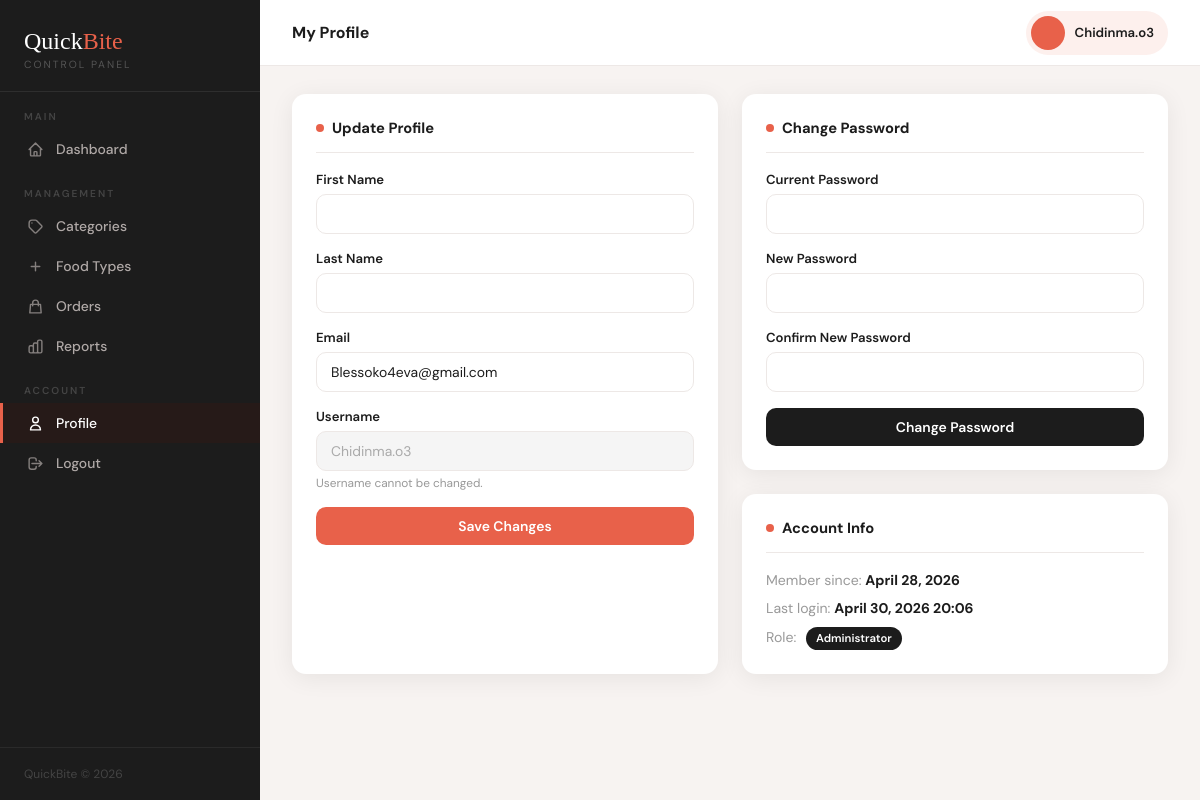
The page /admin-panel/profile/ (signed in) on the database as committed earlier.
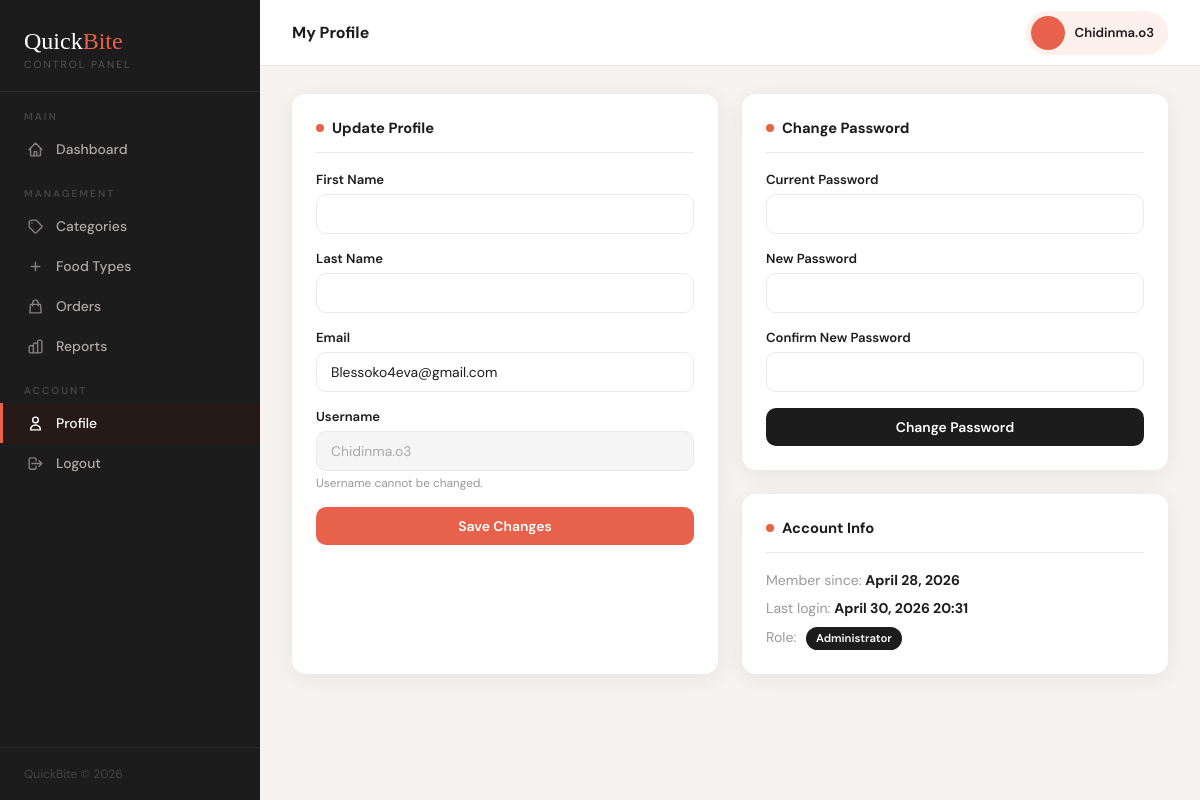
The same page on the database as committed later.
### accounts/models.py (models this page shows, shortened)
class CustomUser(AbstractUser):
    ROLE_CHOICES = [
        ('customer', 'Customer'),
        ('owner', 'Restaurant Owner'),
        ('admin', 'Admin'),
    ]
    role = models.CharField(max_length=20, choices=ROLE_CHOICES, default='customer')
    phone = models.CharField(max_length=20, blank=True)
    address = models.TextField(blank=True)

### adminpanel/views.py (the view, shortened to what this page needs)
# urls.py: path('profile/', views.profile, name='profile'),
@login_required
@user_passes_test(is_admin)
def profile(request):
    return render(request, 'adminpanel/profile.html', {'user': request.user})

### adminpanel/views.py (called while the page is built)
def is_admin(user):
    return user.is_authenticated and user.is_staff

### templates/adminpanel/profile.html (shortened to what this page needs)
{% extends 'adminpanel/base.html' %}
{% block page_title %}My Profile{% endblock %}
{% block content %}
<div class="grid-2">
    <div class="card">
        <div class="card-title">Update Profile</div>
        <form method="POST">
            <div class="form-group">
                <label class="form-label">First Name</label>
                <input type="text" name="first_name" class="form-control" value="{{ user.first_name }}">
            </div>
            <div class="form-group">
                <label class="form-label">Last Name</label>
                <input type="text" name="last_name" class="form-control" value="{{ user.last_name }}">
            </div>
            <div class="form-group">
                <label class="form-label">Email</label>
                <input type="email" name="email" class="form-control" value="{{ user.email }}">
            </div>
            <div class="form-group">
                <label class="form-label">Username</label>
                <input type="text" class="form-control" value="{{ user.username }}" disabled>
                <div class="form-hint">Username cannot be changed.</div>
            </div>
            <button type="submit" class="btn btn-primary">Save Changes</button>
        </form>
    </div>
    <div class="col-stack">
        <div class="card">
            <div class="card-title">Change Password</div>
            <form method="POST">
                <div class="form-group">
                    <label class="form-label">Current Password</label>
                    <input type="password" name="old_password" class="form-control" required>
                </div>
                <div class="form-group">
                    <label class="form-label">New Password</label>
                    <input type="password" name="new_password" class="form-control" required>
                </div>
                <div class="form-group">
                    <label class="form-label">Confirm New Password</label>
                    <input type="password" name="confirm_password" class="form-control" required>
                </div>
                <button type="submit" class="btn btn-dark">Change Password</button>
            </form>
        </div>
        <div class="card">
            <div class="card-title">Account Info</div>
            <p style="margin-bottom:10px; font-size:0.88rem;">
                <span style="color:var(--text-light);">Member since:</span>
                <strong> {{ user.date_joined|date:"F d, Y" }}</strong>
            </p>
            <p style="margin-bottom:10px; font-size:0.88rem;">
                <span style="color:var(--text-light);">Last login:</span>
                <strong> {{ user.last_login|date:"F d, Y H:i"|default:"Never" }}</strong>
            </p>
            <p style="font-size:0.88rem;">
                <span style="color:var(--text-light);">Role:</span>
                <span class="badge" style="background:var(--sidebar-bg); color:white; margin-left:6px;">Administrator</span>
            </p>
        </div>
    </div>
</div>
{% endblock %}

### templates/adminpanel/base.html (shortened to what this page needs)
<!DOCTYPE html>
<html lang="en">
<head>
</head>
<body>
<nav id="sidebar">
    <div class="sidebar-brand">
        <div class="logo-text">Quick<span>Bite</span></div>
        <div class="logo-sub">Control Panel</div>
    </div>
    <div class="nav-section">Main</div>
    <a href="{% url 'adminpanel:dashboard' %}" class="nav-link {% if request.resolver_match.url_name == 'dashboard' %}active{% endif %}">
        <svg fill="none" stroke="currentColor" viewBox="0 0 24 24"><path stroke-linecap="round" stroke-linejoin="round" stroke-width="2" d="M3 12l2-2m0 0l7-7 7 7M5 10v10a1 1 0 001 1h3m10-11l2 2m-2-2v10a1 1 0 01-1 1h-3m-6 0a1 1 0 001-1v-4a1 1 0 011-1h2a1 1 0 011 1v4a1 1 0 001 1m-6 0h6"/></svg>
        Dashboard
    </a>
    <div class="nav-section">Management</div>
    <a href="{% url 'adminpanel:categories' %}" class="nav-link {% if request.resolver_match.url_name == 'categories' %}active{% endif %}">
        <svg fill="none" stroke="currentColor" viewBox="0 0 24 24"><path stroke-linecap="round" stroke-linejoin="round" stroke-width="2" d="M7 7h.01M7 3h5c.512 0 1.024.195 1.414.586l7 7a2 2 0 010 2.828l-7 7a2 2 0 01-2.828 0l-7-7A1.994 1.994 0 013 12V7a4 4 0 014-4z"/></svg>
        Categories
    </a>
    <a href="{% url 'adminpanel:food_types' %}" class="nav-link {% if request.resolver_match.url_name == 'food_types' %}active{% endif %}">
        <svg fill="none" stroke="currentColor" viewBox="0 0 24 24"><path stroke-linecap="round" stroke-linejoin="round" stroke-width="2" d="M12 6v6m0 0v6m0-6h6m-6 0H6"/></svg>
        Food Types
    </a>
    <a href="{% url 'adminpanel:orders' %}" class="nav-link {% if request.resolver_match.url_name == 'orders' %}active{% endif %}">
        <svg fill="none" stroke="currentColor" viewBox="0 0 24 24"><path stroke-linecap="round" stroke-linejoin="round" stroke-width="2" d="M16 11V7a4 4 0 00-8 0v4M5 9h14l1 12H4L5 9z"/></svg>
        Orders
    </a>
    <a href="{% url 'adminpanel:reports' %}" class="nav-link {% if request.resolver_match.url_name == 'reports' %}active{% endif %}">
        Reports
    </a>
    <div class="nav-section">Account</div>
    <a href="{% url 'adminpanel:profile' %}" class="nav-link {% if request.resolver_match.url_name == 'profile' %}active{% endif %}">
        <svg fill="none" stroke="currentColor" viewBox="0 0 24 24"><path stroke-linecap="round" stroke-linejoin="round" stroke-width="2" d="M16 7a4 4 0 11-8 0 4 4 0 018 0zM12 14a7 7 0 00-7 7h14a7 7 0 00-7-7z"/></svg>
        Profile
    </a>
    <a href="{% url 'logout' %}" class="nav-link">
        <svg fill="none" stroke="currentColor" viewBox="0 0 24 24"><path stroke-linecap="round" stroke-linejoin="round" stroke-width="2" d="M17 16l4-4m0 0l-4-4m4 4H7m6 4v1a3 3 0 01-3 3H6a3 3 0 01-3-3V7a3 3 0 013-3h4a3 3 0 013 3v1"/></svg>
        Logout
    </a>
    <div class="sidebar-footer">QuickBite &copy; 2026</div>
</nav>
<div id="main">
    <div class="topbar">
        <div class="topbar-title">{% block page_title %}Dashboard{% endblock %}</div>
        <div class="admin-badge">
            <div class="admin-avatar">{{ request.user.first_name|first|upper }}{{ request.user.last_name|first|upper }}</div>
            <div class="admin-name">{{ request.user.get_full_name|default:request.user.username }}</div>
        </div>
    </div>
    <div class="page-content">
        {% block content %}{% endblock %}
    </div>
</div>
</body>
</html>

Rows that differ between the two databases and show on the page:
changed CustomUser "Chidinma.o3": last_login "April 30, 2026 20:06" → "April 30, 2026 20:31"
